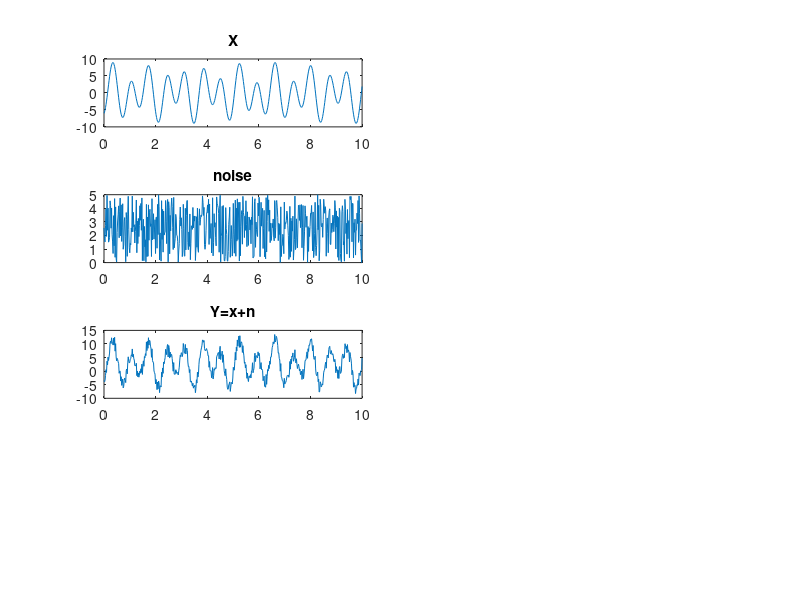

Write the MATLAB code that produced this figure. (Note: this script raises an error after producing the figure.)
t=linspace(0,10,512);
Fs =10000;
f1=10;
f2=30;
x=3*sin(5*t)-6*cos(9*t);
n=5*rand(1,512);

y=x+n;
subplot(4,2,1);
plot(t,x)
title("X");
subplot(4,2,3);
plot(t,n)
title("noise");
subplot(4,2,5);
plot(t,y)
title("Y=x+n");

%% ------------Stat  FFT x  calculation-----------------%
reult_x=myFFT(x)
subplot(4,2,2);
plot(reult_x);
title("FFT x");
%% ------------Stat  FFT n  calculation-------%
result_n=myFFT(n)
subplot(4,2,4);
plot(result_n);
title("FFT n");
%% ------------Stat  FFT y  calculation-------%
result_y=myFFT(y)
subplot(4,2,6);
plot(result_y);
title("FFT y");
%% ----------------MAF 3 filter model-------------------------%
LPF=(1/3)*(1+2*cos(10*t));
Lfft=length(LPF);
Lfft2=2^nextpow2(Lfft);
Lff= fft(LPF,Lfft2);

%% ----------------MAF 3 filter-----------------------------%
MAF=y;
for loop=1:10
    MAF=myMAF_Filter(MAF,3);
end
subplot(4,2,7);
plot(t,MAF);
title("Output");


%% -------------Stat  FFT MAF 3 calculation--------------------%
subplot(4,2,8);
result_MAF=myFFT(MAF);
plot(result_MAF);
title("FFT y");

%% ------------ My function definition--------------------------%
function output=myFFT(input_signal)
 fft_Length=length(input_signal);
 fft_temp=2^nextpow2(fft_Length);
 output= fft(input_signal,fft_temp);
 output=abs(output);
end

function MAF_output=myMAF_Filter(intput_signal,m)
filter_parameter=zeros(1,m);
filter_parameter(1:m)=(1/m);
MAF_output=conv2(filter_parameter,intput_signal);
MAF_output=MAF_output(2:size(intput_signal,2)+1);
end